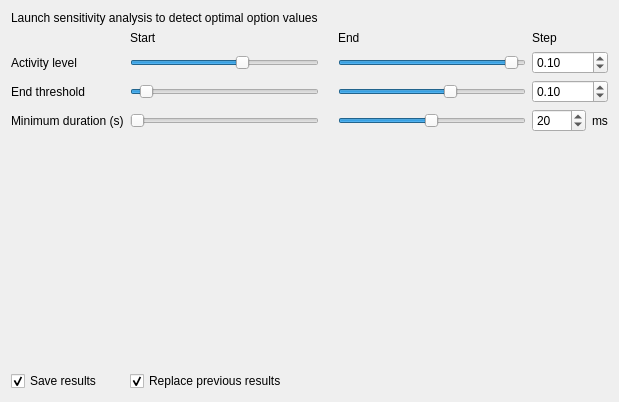
<?xml version="1.0" encoding="UTF-8"?>
<ui version="4.0">
 <class>SensitivityOptions</class>
 <widget class="QWidget" name="SensitivityOptions">
  <property name="geometry">
   <rect>
    <x>0</x>
    <y>0</y>
    <width>618</width>
    <height>402</height>
   </rect>
  </property>
  <property name="windowTitle">
   <string>Form</string>
  </property>
  <layout class="QGridLayout" name="gridLayout">
   <item row="4" column="1">
    <widget class="LabeledSlider" name="slider_min_duration_start">
     <property name="minimum">
      <number>10</number>
     </property>
     <property name="maximum">
      <number>1000</number>
     </property>
     <property name="singleStep">
      <number>10</number>
     </property>
     <property name="pageStep">
      <number>100</number>
     </property>
     <property name="sliderPosition">
      <number>10</number>
     </property>
     <property name="orientation">
      <enum>Qt::Horizontal</enum>
     </property>
    </widget>
   </item>
   <item row="4" column="3">
    <widget class="LabeledSlider" name="slider_min_duration_end">
     <property name="minimum">
      <number>10</number>
     </property>
     <property name="maximum">
      <number>1000</number>
     </property>
     <property name="singleStep">
      <number>10</number>
     </property>
     <property name="pageStep">
      <number>100</number>
     </property>
     <property name="value">
      <number>500</number>
     </property>
     <property name="orientation">
      <enum>Qt::Horizontal</enum>
     </property>
    </widget>
   </item>
   <item row="7" column="0">
    <widget class="QCheckBox" name="checkbox_save">
     <property name="text">
      <string>Save results</string>
     </property>
     <property name="checked">
      <bool>true</bool>
     </property>
    </widget>
   </item>
   <item row="7" column="1">
    <widget class="QCheckBox" name="checkbox_overwrite">
     <property name="text">
      <string>Replace previous results</string>
     </property>
     <property name="checked">
      <bool>true</bool>
     </property>
    </widget>
   </item>
   <item row="3" column="1">
    <widget class="LabeledSlider" name="slider_end_threshold_start">
     <property name="value">
      <number>5</number>
     </property>
     <property name="orientation">
      <enum>Qt::Horizontal</enum>
     </property>
    </widget>
   </item>
   <item row="0" column="0" colspan="3">
    <widget class="QLabel" name="label">
     <property name="text">
      <string>Launch sensitivity analysis to detect optimal option values</string>
     </property>
    </widget>
   </item>
   <item row="4" column="0">
    <widget class="QLabel" name="label_3">
     <property name="text">
      <string>Minimum duration (s)</string>
     </property>
    </widget>
   </item>
   <item row="2" column="3">
    <widget class="LabeledSlider" name="slider_activity_end">
     <property name="value">
      <number>95</number>
     </property>
     <property name="orientation">
      <enum>Qt::Horizontal</enum>
     </property>
    </widget>
   </item>
   <item row="2" column="0">
    <widget class="QLabel" name="label_2">
     <property name="sizePolicy">
      <sizepolicy hsizetype="Maximum" vsizetype="Preferred">
       <horstretch>0</horstretch>
       <verstretch>0</verstretch>
      </sizepolicy>
     </property>
     <property name="text">
      <string>Activity level</string>
     </property>
    </widget>
   </item>
   <item row="3" column="0">
    <widget class="QLabel" name="label_4">
     <property name="text">
      <string>End threshold</string>
     </property>
    </widget>
   </item>
   <item row="4" column="2">
    <widget class="QLabel" name="label_9">
     <property name="text">
      <string/>
     </property>
    </widget>
   </item>
   <item row="1" column="1">
    <widget class="QLabel" name="label_5">
     <property name="text">
      <string>Start</string>
     </property>
    </widget>
   </item>
   <item row="3" column="3">
    <widget class="LabeledSlider" name="slider_end_threshold_end">
     <property name="value">
      <number>60</number>
     </property>
     <property name="orientation">
      <enum>Qt::Horizontal</enum>
     </property>
    </widget>
   </item>
   <item row="1" column="3">
    <widget class="QLabel" name="label_7">
     <property name="text">
      <string>End</string>
     </property>
    </widget>
   </item>
   <item row="5" column="0" colspan="5">
    <spacer name="verticalSpacer">
     <property name="orientation">
      <enum>Qt::Vertical</enum>
     </property>
     <property name="sizeHint" stdset="0">
      <size>
       <width>597</width>
       <height>238</height>
      </size>
     </property>
    </spacer>
   </item>
   <item row="2" column="1">
    <widget class="LabeledSlider" name="slider_activity_start">
     <property name="sizePolicy">
      <sizepolicy hsizetype="Preferred" vsizetype="Fixed">
       <horstretch>0</horstretch>
       <verstretch>0</verstretch>
      </sizepolicy>
     </property>
     <property name="value">
      <number>60</number>
     </property>
     <property name="orientation">
      <enum>Qt::Horizontal</enum>
     </property>
    </widget>
   </item>
   <item row="1" column="4">
    <widget class="QLabel" name="label_6">
     <property name="text">
      <string>Step</string>
     </property>
    </widget>
   </item>
   <item row="3" column="4">
    <layout class="QHBoxLayout" name="horizontalLayout_3">
     <item>
      <widget class="QDoubleSpinBox" name="spin_end_threshold_step">
       <property name="decimals">
        <number>2</number>
       </property>
       <property name="maximum">
        <double>0.990000000000000</double>
       </property>
       <property name="singleStep">
        <double>0.010000000000000</double>
       </property>
       <property name="value">
        <double>0.100000000000000</double>
       </property>
      </widget>
     </item>
    </layout>
   </item>
   <item row="4" column="4">
    <layout class="QHBoxLayout" name="horizontalLayout_2">
     <item>
      <widget class="QSpinBox" name="spin_duration_step">
       <property name="maximum">
        <number>1000</number>
       </property>
       <property name="singleStep">
        <number>10</number>
       </property>
       <property name="value">
        <number>20</number>
       </property>
      </widget>
     </item>
     <item>
      <widget class="QLabel" name="label_8">
       <property name="text">
        <string>ms</string>
       </property>
      </widget>
     </item>
    </layout>
   </item>
   <item row="2" column="4">
    <layout class="QHBoxLayout" name="horizontalLayout">
     <item>
      <widget class="QDoubleSpinBox" name="spin_activity_step">
       <property name="decimals">
        <number>2</number>
       </property>
       <property name="maximum">
        <double>0.990000000000000</double>
       </property>
       <property name="singleStep">
        <double>0.010000000000000</double>
       </property>
       <property name="value">
        <double>0.100000000000000</double>
       </property>
      </widget>
     </item>
    </layout>
   </item>
  </layout>
 </widget>
 <customwidgets>
  <customwidget>
   <class>LabeledSlider</class>
   <extends>QSlider</extends>
   <header>gui.widgets.common.labeled_slider.h</header>
  </customwidget>
 </customwidgets>
 <resources/>
 <connections/>
</ui>
